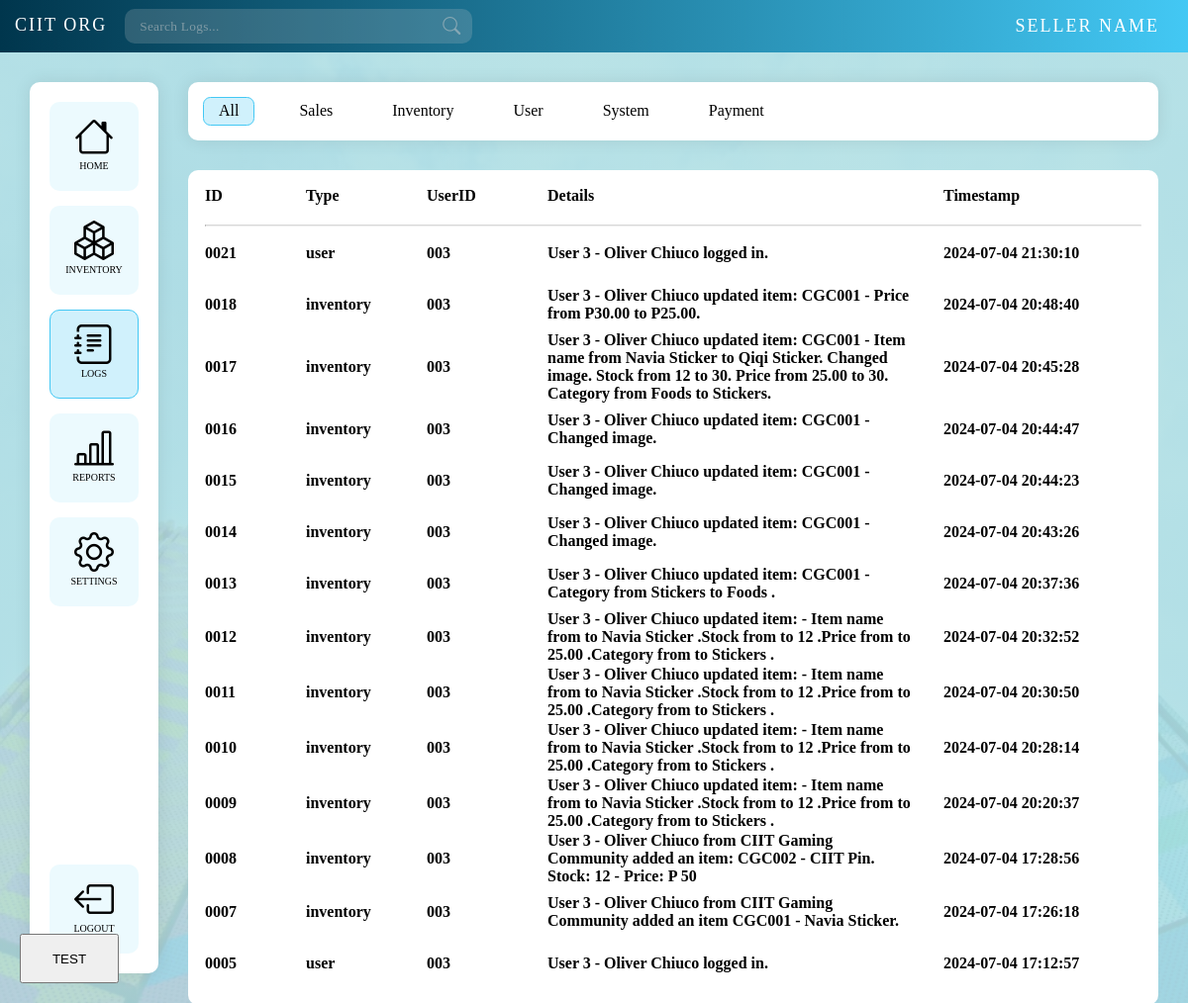
The page /pages/logs.php (signed in) on the database as committed earlier.
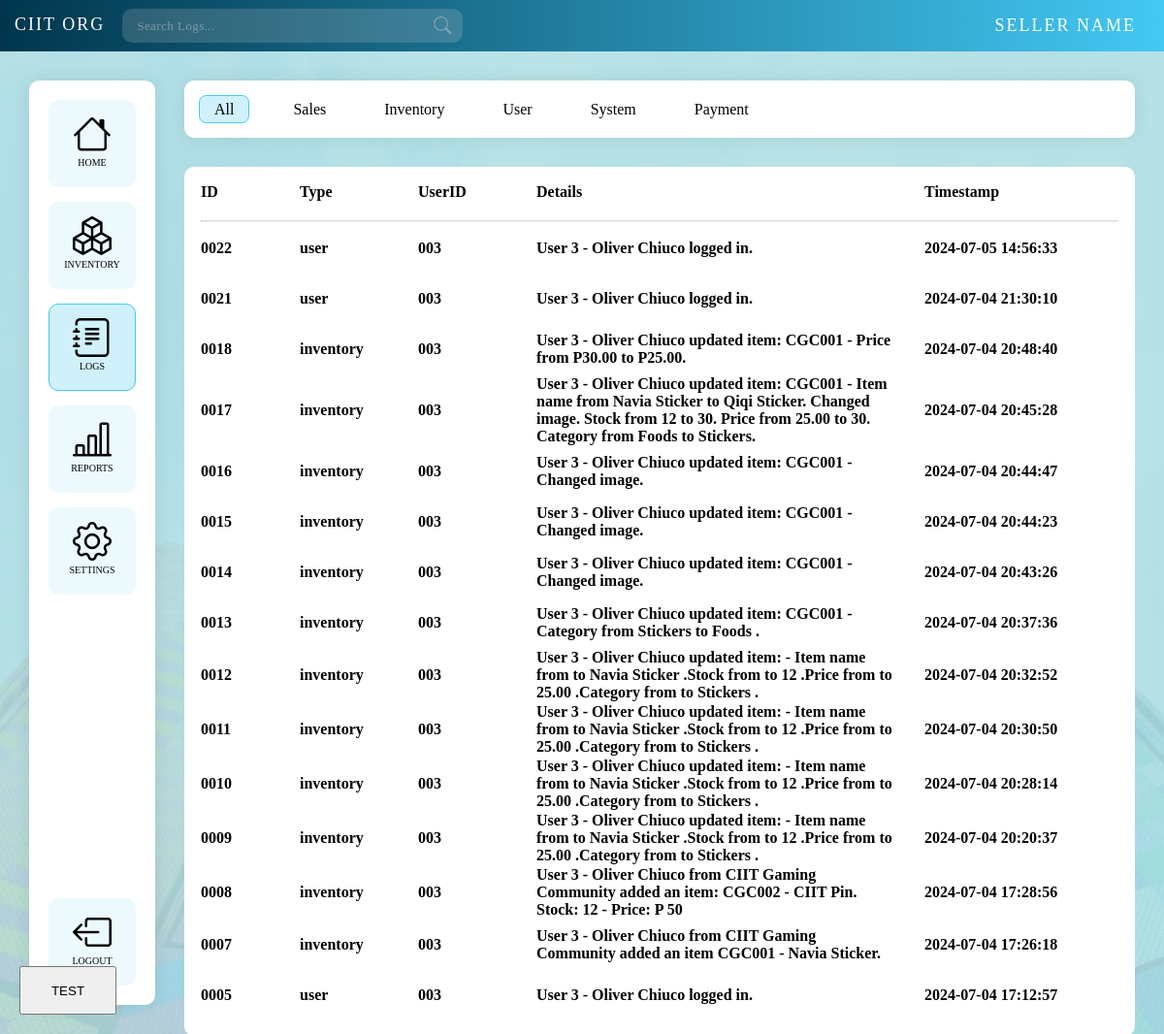
The same page on the database as committed later.
### tables this page shows
CREATE TABLE `logs` (
  `id` int(11) NOT NULL,
  `type` enum('sales','inventory','user','system','payment') NOT NULL,
  `userID` int(11) DEFAULT NULL,
  `details` text NOT NULL,
  `timestamp` timestamp NOT NULL DEFAULT current_timestamp()
);

### pages/logs.php (the view, shortened to what this page needs)
<?php
$servername = "localhost";
$username = "root";
$password = "";
$dbname = "techcommprototype";
$conn = new mysqli($servername, $username, $password, $dbname);
function getUserIdFormatted($id, $length) {
    return str_pad($id, $length, '0', STR_PAD_LEFT);
}
$sql = "SELECT * FROM users WHERE id = '$_SESSION[user_id]'";
$result = $conn->query($sql);
if ($row = $result->fetch_assoc()) {
    $organization_id = $row["organization"];
}
if($organization_id ==  '1'){
    $sql = "SELECT * FROM logs WHERE userID ='$_SESSION[user_id]' ORDER BY timestamp DESC";
} else if ($_SESSION['role'] == "master"){
    $sql = "SELECT * FROM logs ORDER BY timestamp DESC";
} else{
    $sql = "SELECT logs.* FROM logs
            JOIN users ON logs.userID = users.id
            WHERE users.organization = '$organization_id'
            ORDER BY logs.timestamp DESC";
}
$result = mysqli_query($conn, $sql);
$logs = mysqli_fetch_all($result, MYSQLI_ASSOC);
?>
<!DOCTYPE html>
<html lang="en">
<head>
    <link rel="stylesheet" href="../css/style.css">
    <link rel="stylesheet" href="https://cdn.jsdelivr.net/npm/bootstrap-icons@1.9.1/font/bootstrap-icons.css">
</head>
<body>
    <button class="test-button"> TEST </button>
    <nav class="navbar">
        <div class="nav-left">
            <div class="menu">
                <a href="#" class="logo">CIIT ORG</a>
                <form class="search-bar ">
                    <input id="search" type="text" autocomplete="off" placeholder="Search Logs...">
                    <i class="bi bi-search search-empty"></i>
                </form>
            </div>
        </div>
        <div class="nav-right">
            <div class="menu seller">
                <li><a href="https://www.youtube.com/">SELLER NAME</a></li>
            </div>
        </div>
    </nav>
    <div class="main-interface with-navbar" >
        <div class="left-panel" >
            <div class="left-panel-content shadow unselectable" >
                <div class="left-nav-upper">
                    <div class="left-nav-icon button" onclick="homeButton()"><i class="bi bi-house"></i>HOME</div>
                    <div class="left-nav-icon button"><i class="bi bi-boxes"></i>INVENTORY</div>
                    <div class="left-nav-icon button selected"><i class="bi bi-journal-text"></i>LOGS</div>
                    <div class="left-nav-icon button"><i class="bi bi-bar-chart-line"></i>REPORTS</div>
                    <div class="left-nav-icon button"><i class="bi bi-gear"></i>SETTINGS</div>
                </div>
                <div class="left-nav-lower">
                    <div class="left-nav-icon button"><i class="bi bi-box-arrow-left"></i>LOGOUT</div>
                </div>
            </div>
        </div>
        <div class="center-panel" style="margin-right: 15px; width: 100%;">
            <div class="center-panel-content" >
                <div class="category-panel shadow unselectable">
                    <div class="category-button selected">All</div>
                    <div class="category-button">Sales</div>
                    <div class="category-button">Inventory</div>
                    <div class="category-button">User</div>
                    <div class="category-button">System</div>
                    <div class="category-button">Payment</div>
                </div>
                <div class="products-panel unselectable">
                    <table style="background-color: white; border-radius: 10px; width: 100%; text-align: left; padding: 15px; ">
                        <thead >
                            <tr >
                                <th scope="col">ID</th>
                                <th scope="col">Type</th>
                                <th scope="col">UserID</th>
                                <th scope="col">Details</th>
                                <th scope="col">Timestamp</th>
                            </tr>
                        </thead>
                        <tbody >
                            <tr><td colspan="7"><br><hr style="border-top: 1px solid rgba(0, 0, 0, 0.151);"></td></tr>
                            <?php
                            foreach ($logs as $log) {
                                ?>
                                <tr class="log-row" style="height: 50px;">
                                    <th class="log-id" style="width:100px ; min-width: 100px; max-width: 100px; word-wrap:break-word;"><?php echo htmlspecialchars(getUserIdFormatted($log['id'],4)); ?></th>
                                    <th class="log-category" style="width: 120px ; min-width: 120px; max-width: 120px;"><?php echo htmlspecialchars($log['type']); ?></th>
                                    <th class="log-user" style="width: 120px ; min-width: 120px; max-width: 120px;"><?php echo htmlspecialchars(getUserIdFormatted($log['userID'],3)); ?></th>
                                    <th class="log-details" style="padding-right: 30px;"><?php echo htmlspecialchars($log['details']); ?></th>
                                    <th class="log-datetime" style="width: 200px ; min-width: 200px; max-width: 200px;"><?php echo htmlspecialchars($log['timestamp']); ?></th>
                                </tr>
                            <?php } ?>
                        </tbody>
                    </table>
                </div>
            </div>
        </div>
    </div>
</body>
</html>

Rows that differ between the two databases and show on the page:
added logs: id "0022", type "user", userID "003", details "User 3 - Oliver Chiuco logged in.", timestamp "2024-07-05 14:56:33"
